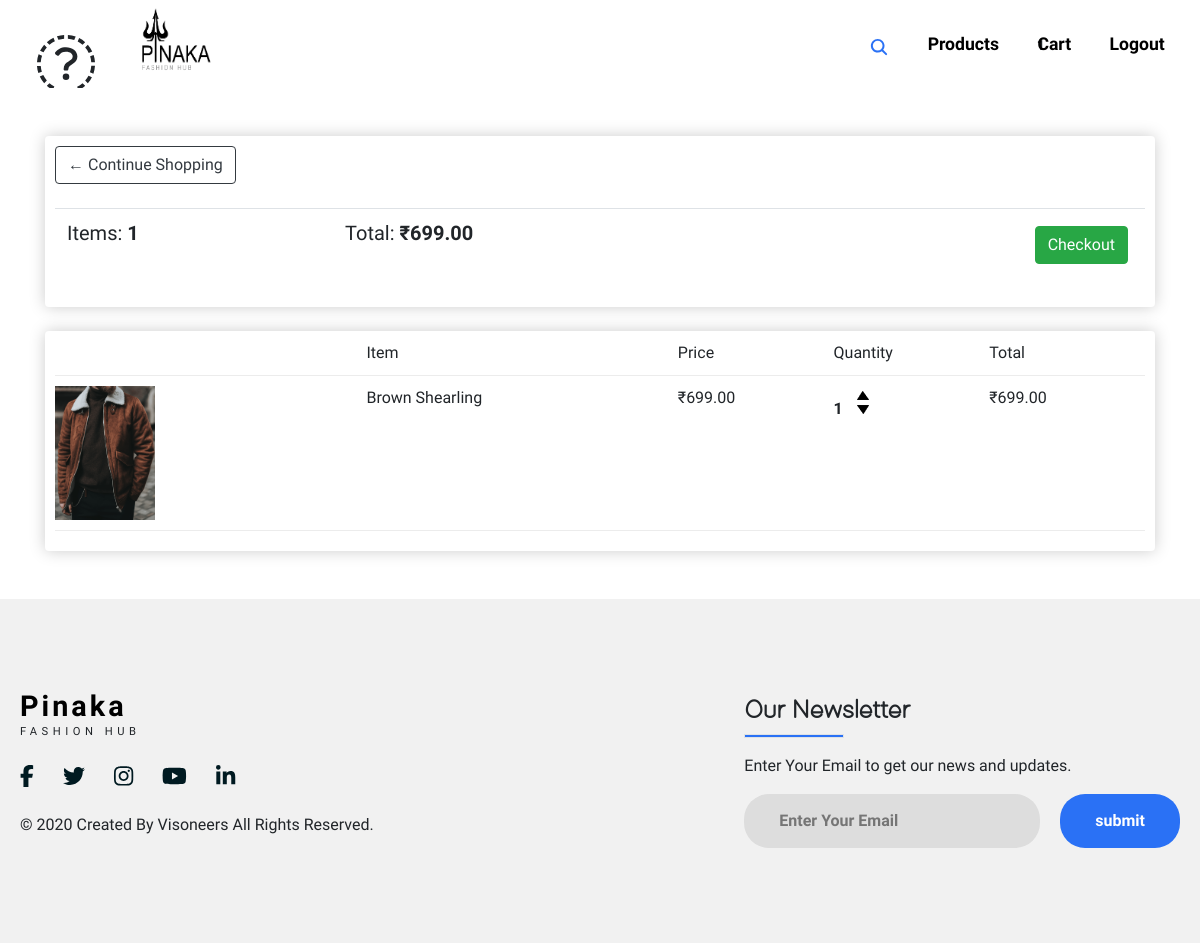
Page /cart/ (signed in) on the earlier database version.
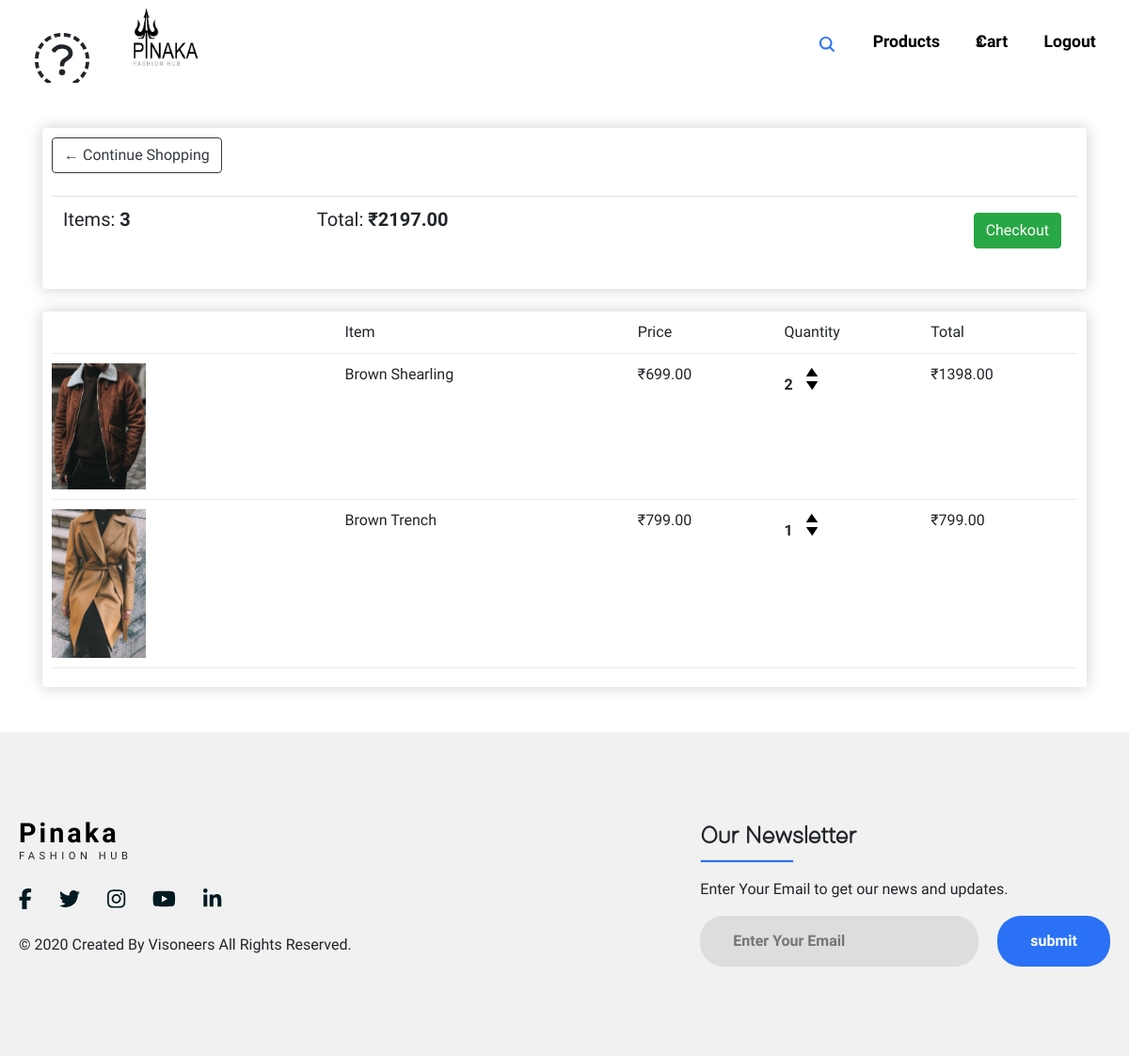
Same page on the later database version.
### store/models.py (models this page shows, shortened)
class Order(models.Model):
    customer=models.ForeignKey(Customer,on_delete=models.SET_NULL,blank=True,null=True)
    date_orderd=models.DateTimeField(auto_now_add=True)
    complete=models.BooleanField(default=False,null=True,blank=False)
    transaction_id=models.CharField(max_length=200,null=True)
    @property
    def get_cart_total(self):
        orderitems =self.orderitem_set.all()
        total=sum([item.get_total for item in orderitems])
        return total
    @property
    def get_cart_items(self):
        orderitems =self.orderitem_set.all()
        total=sum([item.quantity for item in orderitems])
        return total

class OrderItem(models.Model):
    product=models.ForeignKey(Product,on_delete=models.SET_NULL,blank=True,null=True)
    order=models.ForeignKey(Order,on_delete=models.SET_NULL,blank=True,null=True)
    quantity=models.IntegerField(default=0,null=True,blank=True)
    date_added=models.DateTimeField(auto_now_add=True)
    @property
    def get_total(self):
        total=self.product.price*self.quantity
        return total

class Product(models.Model):
    name=models.CharField(max_length=200,null=True)
    category=models.ForeignKey(Categorie,on_delete=models.SET_NULL,blank=True,null=True)
    price=models.FloatField()
    digital=models.BooleanField(default=False,null=True,blank=False)
    image=models.ImageField(null=True,blank=True)
    @property
    def imageURL(self):
        try:
            url=self.image.url #chk
        except:
            url=' '
        return url

### store/views.py (the view)
# urls.py: path('cart/',views.cart,name="cart"),
@login_required(login_url='loginPage')
def cart(request):
    if request.user.is_authenticated:
        customer=request.user.customer
        order,created=Order.objects.get_or_create(customer=customer,complete=False)
        items=order.orderitem_set.all()
        cartItems=order.get_cart_items
    else:
        items=[]
        order={'get_cart_total':0,'get_cart_items':0,'shipping':False}
        cartItems=order['get_cart_items']
    context={'items':items,'order':order,'cartItems':cartItems}
    return render(request,'store/cart.html',context)

### store/templates/store/cart.html
{% extends 'store/main.html' %}
{% load static %}
{% block content %}
<div class="container">
    <br><br>
    <div class="row">
        <div class="col-lg-12">
            <div class="box-element">
                <a class="btn btn-outline-dark" href="{% url 'store'%}">&#x2190; Continue Shopping</a>
                <br>
                <br>
               <table class="table">
                   <tr>
                       <th><h5>Items: <strong>{{order.get_cart_items}}</strong></h5></th>
                       <th><h5>Total:<strong> ₹{{order.get_cart_total|floatformat:2}}</strong></h5></th>
                       <th>
                        <a style="float:right; margin:5px" class="btn btn-success" href="{% url 'checkout'%}">Checkout</a>
                     </th>
                   </tr>
                </table>
            </div>
            <br>
            <div class="box-element">
                <div class="cart-row">
                    <div style="flex:2"></div>
                    <div style="flex:2">Item</div>
                    <div style="flex:1">Price</div>
                    <div style="flex:1">Quantity</div>
                    <div style="flex:1">Total</div>
                </div>
                {% for item in items %}
            <div class="cart-row">
                    <div style="flex:2"><img class="row-image"src="{{item.product.imageURL}}"></div>
                    <div style="flex:2">{{item.product.name}}</div>
                    <div style="flex:1">₹{{item.product.price|floatformat:2}}</div>
                    <div style="flex:1">
                        <p class="quantity">{{item.quantity}}</p>
                        <div class="quantity">
                            <img data-product={{item.product.id}} data-action="add" class="chg-quantity update-cart" src="{% static  'images/uparrow.png' %}">
                            <img data-product={{item.product.id}} data-action="remove" class="chg-quantity update-cart" src="{% static  'images/downarrow.png' %}">
                        </div>
                    </div>
                    <div style="flex:1">₹{{item.get_total|floatformat:2}}</div>
            </div>
            {% endfor %}
            </div>
        </div>
    </div>
</div>
{% endblock content %}

### store/templates/store/main.html (shortened to what this page needs)
<!DOCTYPE html>
{% load static %}
<html lang="en">
<head>
    <link rel="stylesheet" href="https://cdn.jsdelivr.net/npm/bootstrap@4.5.3/dist/css/bootstrap.min.css">
    <link rel = "stylesheet" type = "text/css" href = "{% static 'css/main.css' %}">
    <link rel="stylesheet" type="text/css" href="//cdn.jsdelivr.net/npm/slick-carousel@1.8.1/slick/slick.css"/>
    <link rel = "stylesheet" type = "text/css" href = "{% static 'css/store.css' %}">
</head>
<body>
    <nav class="navigation">
        <span class="far fa-bars fa-2x dropdownmenu"></span>
        <div class="logo">
            <a href="{% url 'store' %}"><img src="{% static 'images/sample.png' %}"></a>
        </div>
        <ul class="nav-menu">
            <span class="search-box">
                <li > <input class="input_box" type="text"  placeholder="Search">
                    <a class="search-btn" href="{% url 'store' %}" >
                        <ion-icon id="search-btn" name="search"></ion-icon>
                    </a>
                </li>
            </span>
            <li><a href="{% url 'product' %}">Products</a></li>
            <div class="cart-icon">
                <span class='item-count'>{{cartItems}}</span>
                <a href="{% url 'cart' %}"> Cart</a>
            </div>
            <span><a class="hello-msg" id="logout_btn " href="{% url 'logoutUser' %}">Logout</a></span>
        </ul>
    </nav>
    <div class="container-fluid p-0">
        {% block content %}
        {% endblock content %}
    </div>
    <br><br>
    <footer>
        <div class="footer">
            <div class="left-col">
                <div class="heading">
                    <h1><a href="{% url 'store' %}">Pinaka</a></h1>
                    <p>FASHION HUB</p>
                </div>
                <div class="social-media">
                <a href="#"><i class="fab fa-facebook-f"></i></a>
                <a href="#"><i class="fab fa-twitter"></i></a>
                <a href="#"><i class="fab fa-instagram"></i></a>
                <a href="#"><i class="fab fa-youtube"></i></a>
                <a href="#"><i class="fab fa-linkedin-in"></i></a>
                </div>
                <p class="rights-text">© 2020 Created By Visoneers All Rights Reserved.</p>
            </div>
            <div class="right-col">
                <h1>Our Newsletter</h1>
                <div class="border"></div>
                <p>Enter Your Email to get our news and updates.</p>
                <form action="" class="newsletter-form">
                <input type="text" class="txtb" placeholder="Enter Your Email">
                <input type="submit" class="button" value="submit">
                </form>
            </div>
        </div>
      </footer>
</body>
</html>

### static/css/main.css (style rules this page uses)
html, body { margin: 0; padding: 0; width: 100%; height: 100vh; font-family: 'Open Sans Condensed'; }
a, a:hover { color: black; text-decoration: none; }
ion-icon { font-size: 20px; padding-right: 6px; }
.search-box { position: relative; top: 35px; left: -10px; transform: translate(0,-100%); height:35px; background:rgba(255, 255, 255, 0); border-radius:3px; padding:10px; }
.input_box { height: 25px; background: none; border: none; outline:none; float:left; padding-right: 2px; color:black; font-size: 16px; transition: 0.4s all; line-height: 2px; width:0px; }
#search-btn { right:0px; padding-right:2px; }
.search-btn { top: -7px; color: #2a71f5; float: right; width: 35px; height: 32px; justify-content: center; line-height: 42px; text-align: center; border-radius: 50%; }
.navigation { display: flex; height: 11vh; width: 100%; padding: 0.5rem 1rem; overflow: hidden; }
.navigation .dropdownmenu { width: 60px; height: 100%; padding: 20px; cursor: pointer; }
.navigation .logo { width: 15%; align-items: center; cursor: pointer; }
.navigation .logo img { width: 100px; height: 100%; padding-left: 1rem; }
.navigation .nav-menu { margin: 0; width: 85%; height: 100%; list-style-type: none; display: flex; align-items: center; justify-content: flex-end; }
.navigation .nav-menu a { padding: 0rem 1.2rem; font-size: 1.1rem; position: relative; font-weight: bold; }
.nav-menu .cart-icon { position: relative; display: flex; align-items: center; justify-content: center; }
.nav-menu .cart-icon .item-count { position: absolute; font-size: 14px; font-weight: bold; padding-top: 4px; padding-right: 27px; }
.cart-row { display: flex; align-items: flex-stretch; padding-bottom: 10px; margin-bottom: 10px; border-bottom: 1px solid #ececec ; }
.row-image { width: 100px; }
.quantity { display: inline-block; font-weight: 700; padding-right: 10px; }
.chg-quantity { width: 12px; cursor: pointer; display: block; margin-top: 5px; transition: 1s; }
footer { background: #f1f1f1; padding: 90px 0; }
.footer { max-width: 1300px; margin: auto; padding: 0 20px; display: flex; justify-content: space-between; align-items: center; flex-wrap: wrap-reverse; }
.heading { display: block; font-size: 1.3rem; letter-spacing: 3px; }
.heading h1 { font-size: 1.8rem; margin-block-end: 0em; font-weight: bold; }
.heading p { font-size: 0.7rem; letter-spacing: 4.5px; margin-block-start: 0em; font-weight: lighter; }
.social-media { margin: 20px 0; }
.social-media a { color: #001a21; margin-right: 25px; font-size: 22px; text-decoration: none; transition: .3s linear; }
.right-col h1 { font-family: "Demure"; font-weight: bold; font-size: 26px; }
.right-col p { margin-block-start: 1em; }
.border { width: 100px; height: 4px; background: #2a71f5; }
.newsletter-form { display: flex; justify-content: center; align-items: center; flex-wrap: wrap; }
.txtb { flex: 1; padding: 15px 35px; font-size: 16px; color: #293043; background: #ddd; border: none; font-weight: 700; outline: none; border-radius: 25px; min-width: 260px; }
.button { padding: 15px 35px; font-size: 16px; color: white; background: #2a71f5; border: none; font-weight: 700; outline: none; border-radius: 25px; margin-left: 20px; cursor: pointer; transition: opacity .3s linear; }

### static/css/store.css (style rules this page uses)
.box-element { box-shadow:hsl(0, 0%, 80%) 0 0 16px; border-radius: 4px; background-color: #fff; padding: 10px; }

Differences in the rows shown:
changed through a linked row, Order: get_cart_items "1" → "3"; get_cart_total "699.00" → "2197.00"
changed OrderItem "Brown Shearling": quantity "1" → "2"; get_total "699.00" → "1398.00"
added OrderItem: product.imageURL (picture), product.name "Brown Trench", product.price "799.00", quantity "1", get_total "799.00"
Other differences:
{{ cartItems }}: "1" → "3"
